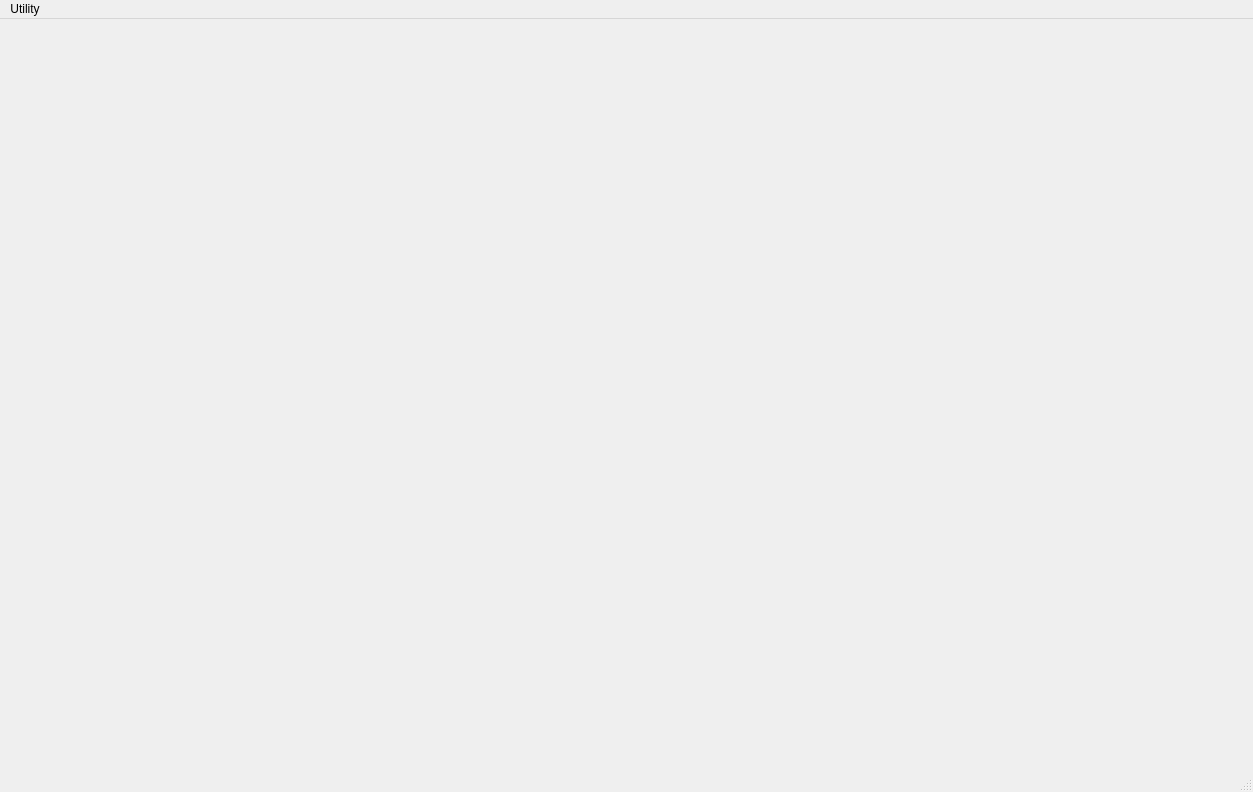
<?xml version="1.0" encoding="UTF-8"?>
<ui version="4.0">
 <class>MainWindow</class>
 <widget class="QMainWindow" name="MainWindow">
  <property name="geometry">
   <rect>
    <x>0</x>
    <y>0</y>
    <width>1253</width>
    <height>792</height>
   </rect>
  </property>
  <property name="mouseTracking">
   <bool>false</bool>
  </property>
  <property name="tabletTracking">
   <bool>false</bool>
  </property>
  <property name="focusPolicy">
   <enum>Qt::StrongFocus</enum>
  </property>
  <property name="windowTitle">
   <string>MainWindow</string>
  </property>
  <widget class="QWidget" name="centralwidget">
   <layout class="QHBoxLayout" name="horizontalLayout">
    <item>
     <widget class="LabelClickable" name="image_label">
      <property name="sizePolicy">
       <sizepolicy hsizetype="Expanding" vsizetype="Minimum">
        <horstretch>0</horstretch>
        <verstretch>0</verstretch>
       </sizepolicy>
      </property>
      <property name="mouseTracking">
       <bool>true</bool>
      </property>
      <property name="focusPolicy">
       <enum>Qt::NoFocus</enum>
      </property>
      <property name="text">
       <string/>
      </property>
     </widget>
    </item>
   </layout>
  </widget>
  <widget class="QMenuBar" name="menubar">
   <property name="geometry">
    <rect>
     <x>0</x>
     <y>0</y>
     <width>1253</width>
     <height>21</height>
    </rect>
   </property>
   <widget class="QMenu" name="utility_menu">
    <property name="title">
     <string>Utility</string>
    </property>
    <addaction name="actionLoad_image"/>
   </widget>
   <addaction name="utility_menu"/>
  </widget>
  <widget class="QStatusBar" name="statusbar"/>
  <action name="actionShi_Tomachi">
   <property name="text">
    <string>Shi
Tomachi</string>
   </property>
  </action>
  <action name="actionHarris">
   <property name="text">
    <string>Harris</string>
   </property>
  </action>
  <action name="actionAffine">
   <property name="text">
    <string>Affine</string>
   </property>
  </action>
  <action name="actionPerspective">
   <property name="text">
    <string>Perspective</string>
   </property>
  </action>
  <action name="actionLoad_image">
   <property name="text">
    <string>Load image</string>
   </property>
  </action>
 </widget>
 <customwidgets>
  <customwidget>
   <class>LabelClickable</class>
   <extends>QLabel</extends>
   <header location="global">LabelClickable</header>
  </customwidget>
 </customwidgets>
 <resources/>
 <connections>
  <connection>
   <sender>actionLoad_image</sender>
   <signal>triggered()</signal>
   <receiver>MainWindow</receiver>
   <slot>load_image()</slot>
   <hints>
    <hint type="sourcelabel">
     <x>-1</x>
     <y>-1</y>
    </hint>
    <hint type="destinationlabel">
     <x>626</x>
     <y>395</y>
    </hint>
   </hints>
  </connection>
  <connection>
   <sender>MainWindow</sender>
   <signal>emit_mode_state(QString)</signal>
   <receiver>statusbar</receiver>
   <slot>showMessage(QString)</slot>
   <hints>
    <hint type="sourcelabel">
     <x>626</x>
     <y>395</y>
    </hint>
    <hint type="destinationlabel">
     <x>626</x>
     <y>781</y>
    </hint>
   </hints>
  </connection>
 </connections>
 <slots>
  <signal>emit_mode_state(QString)</signal>
  <slot>load_image()</slot>
 </slots>
</ui>
